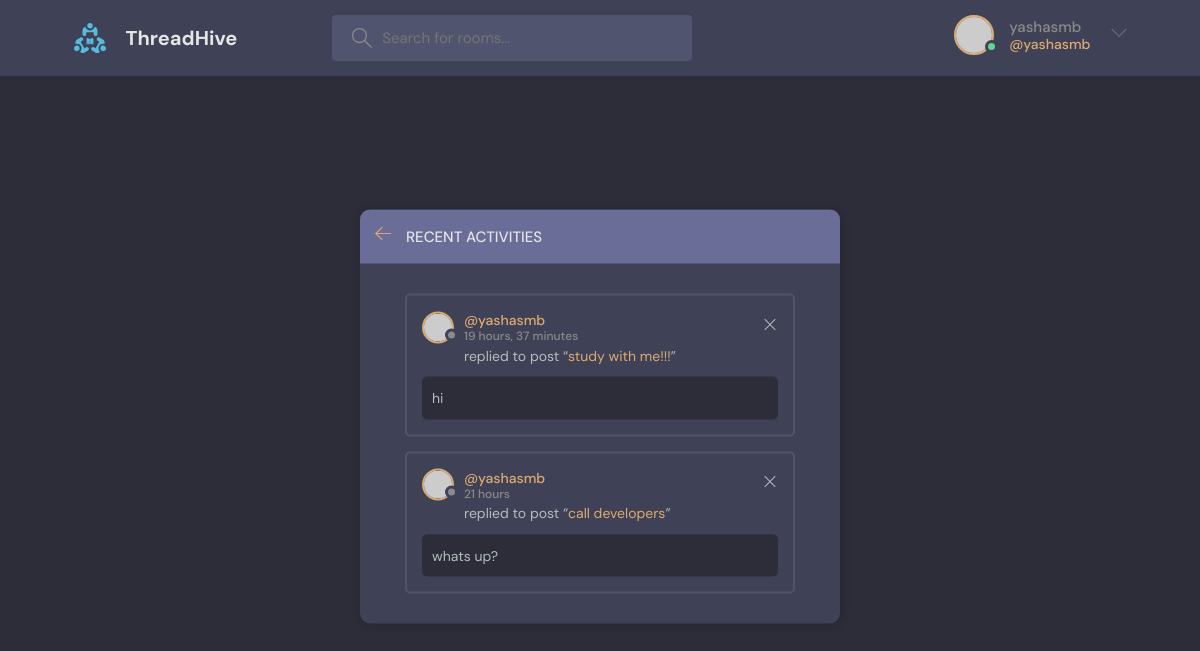
Screenshot of /activity/ (signed in) with the database file from the repository.
### base/models.py (models this page shows, shortened)
class Message(models.Model):
    user= models.ForeignKey(User,on_delete=models.CASCADE)
    room = models.ForeignKey(Room,on_delete=models.CASCADE)
    body  =models.TextField()
    update = models.DateTimeField(auto_now=True)
    created = models.DateTimeField(auto_now_add=True)
    class Meta:
        ordering = ['-update','-created']

class Room(models.Model):
    host=models.ForeignKey(User, on_delete=models.SET_NULL,null = True)
    topic=models.ForeignKey(Topic, on_delete=models.SET_NULL,null = True)
    name = models.CharField(max_length=200)
    description = models.TextField(null=True, blank=True)
    participants = models.ManyToManyField(User, related_name='participants', blank=True)
    updated = models.DateTimeField(auto_now=True)
    created = models.DateTimeField(auto_now_add=True)
    class Meta:
        ordering = ['-updated','-created']
    def __str__(self) :
        return  self.name

### base/views.py (the view)
# urls.py: path('activity/', views.activityPage , name="activity"),
def activityPage(request):
    room_messages = Message.objects.all()
    return render(request,'base/activity.html',{'room_messages':room_messages})

### base/templates/base/activity.html
{% extends "main.html" %}
{% block content %}
    <main class="layout">
      <div class="container">
        <div class="layout__box">
          <div class="layout__boxHeader">
            <div class="layout__boxTitle">
              <a href="{% url 'home'  %}">
                <svg version="1.1" xmlns="http://www.w3.org/2000/svg" width="32" height="32" viewBox="0 0 32 32">
                  <title>arrow-left</title>
                  <path
                    d="M13.723 2.286l-13.723 13.714 13.719 13.714 1.616-1.611-10.96-10.96h27.625v-2.286h-27.625l10.965-10.965-1.616-1.607z"
                  ></path>
                </svg>
              </a>
              <h3>Recent Activities</h3>
            </div>
          </div>
          <div class="activities-page layout__body">
            {% for message in room_messages %}
            <div class="activities__box">
              <div class="activities__boxHeader roomListRoom__header">
                <a href="{% url 'user-profile' message.user.id%}" class="roomListRoom__author">
                  <div class="avatar avatar--small">
                    <img src="https://randomuser.me/api/portraits/women/11.jpg" />
                  </div>
                  <p>
                    @{{message.user}}
                    <span>{{message.created |timesince}}</span>
                  </p>
                </a>
                {% if request.user == message.user%}
                <div class="roomListRoom__actions">
                  <a href="{% url 'delete-message' message.id %}">
                    <svg version="1.1" xmlns="http://www.w3.org/2000/svg" width="32" height="32" viewBox="0 0 32 32">
                      <title>remove</title>
                      <path
                        d="M27.314 6.019l-1.333-1.333-9.98 9.981-9.981-9.981-1.333 1.333 9.981 9.981-9.981 9.98 1.333 1.333 9.981-9.98 9.98 9.98 1.333-1.333-9.98-9.98 9.98-9.981z"
                      ></path>
                    </svg>
                  </a>
                </div>
                {% endif %}
              </div>
              <div class="activities__boxContent">
                <p>replied to post “<a href="{% url 'room' message.room.id %}">{{message.room}}</a>”</p>
                <div class="activities__boxRoomContent">
                  {{message.body}}
                </div>
              </div>
            </div>
            {% endfor %}
          </div>
        </div>
      </div>
    </main>
    {% endblock content %}

### templates/navbar.html (shortened to what this page needs)
{% load static %}
<header class="header header--loggedIn">
    <div class="container">
      <a href="{% url 'home' %}" class="header__logo">
        <img src="{% static 'images/logo.svg' %}" />
        <h1>ThreadHive</h1>
      </a>
      <form class="header__search" method ="GET" action ="{% url 'home' %}">
        <label>
          <input type = 'text' name ="q" placeholder="Search for rooms..." />
        </label>
      </form>
      <nav class="header__menu">
        {% if request.user.is_authenticated %}
        <div class="header__user">
          <a href="{% url 'update-user' %}">
            <div class="avatar avatar--medium active">
              <img src="https://randomuser.me/api/portraits/men/37.jpg" />
            </div>
            <p>{{request.user.username}} <span>@{{request.user.username}}</span></p>
          </a>
          <button class="dropdown-button">
            <svg
              version="1.1"
              xmlns="http://www.w3.org/2000/svg"
              width="32"
              height="32"
              viewBox="0 0 32 32"
            >
              <title>chevron-down</title>
              <path d="M16 21l-13-13h-3l16 16 16-16h-3l-13 13z"></path>
            </svg>
          </button>
        </div>
        {% else %}
        <a href="{% url 'login' %}">
          <img src="{% static 'images/avatar.svg' %}" />
          <p>Login</p>
        </a>
        {% endif %}
      </nav>
    </div>
  </header>

### rows the page displays
Message: user "yashasmb", created "19 hours, 37 minutes", room "study with me!!!", body "hi"
Message: user "yashasmb", created "21 hours", room "call developers", body "whats up?"

### other values shown
{{ request.user.username }} "yashasmb"
